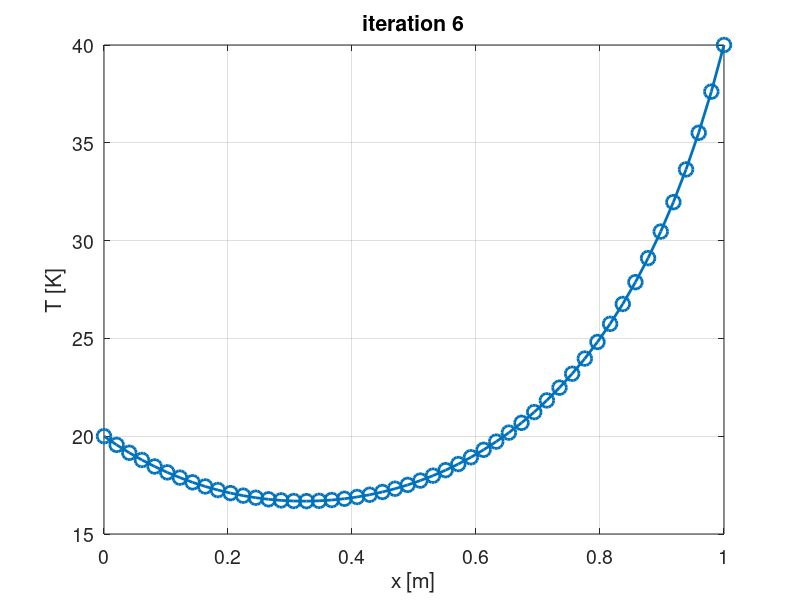
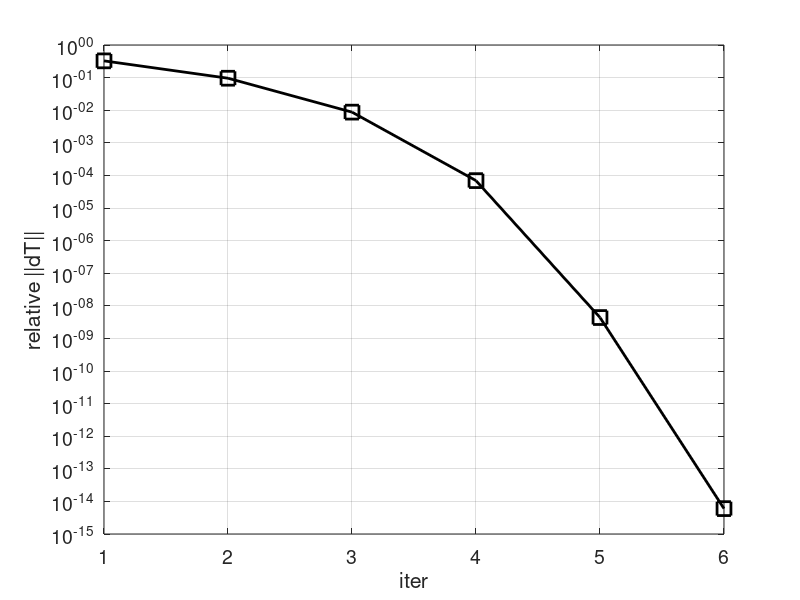

Write the MATLAB code that produced these figures, in order. (Note: this script raises an error after producing the figures.)
function Ex_nonlinearity

clear all
close all

set(0,'DefaultLineLineWidth',2);
set(0,'DefaultAxesFontSize',14);
set(0,'DefaultLineMarkerSize',10);

%%%%%%%%%%%%% Physical parameters
L = 1;
Ta = 20;
Tb = 40;
k = 400;

%%%%%%%%%%%%% Numerical parameters
n = 50;

%lin_method = 'Picard';   % choose Picard or Newton
 lin_method = 'Newton';   % choose Picard or Newton

tol = 1e-12;   % Tolerance
omega = 1;     % Relaxation coefficient

 T_guess = 30 * ones(n,1);   % initial guess
%T_guess =  0 * ones(n,1);   % initial guess

%%%%%%%%%%%%%% Grid generation
x0 = linspace(0,L,n);
x0 = x0(:);   % Make sure it's a column vector

dx=L/(n-1);
Dx=dx;

%%%%%%%%%%%%%%
fig_T  = figure('color','w'); hold on, box on, grid on, 
ylim([5 45]), xlabel('x [m]'), ylabel('T [K]'), title('iteration 0')
plot(x0,T_guess,'o-'), 

dT_rel = 1;
dT_rel_vec = [];
iter = 0;
while dT_rel>tol   % Loop until increment varies less than tolerance
    iter = iter + 1;
        
    %%%%%%%%%%%%%% Creating the matrix
    A = zeros(n,n);
    b = zeros(n,1);
            
    %--- Linearize the source term S = 4-5*T^3
    switch lin_method
        case 'Picard',   Sc = 4*ones(n,1);        Sl =  -5*T_guess.^2;
        case 'Newton',   Sc = 4 +10*T_guess.^3;   Sl = -15*T_guess.^2;
    end
    
    for i=2:n-1
        A(i,i-1) = -k/dx;
        A(i,i+1) = -k/dx;
        A(i,i)   = 2*k/dx -Sl(i)*Dx;
        b(i)     = Sc(i)*Dx;
    end
    
    %--- Boundary conditions
    A(1,1) = 1;
    b(1)   = Ta;
    A(n,n) = 1;
    b(n)   = Tb;
    
    %%%%%%%%%%%%%% Numerical solution
    T = A\b;
    
    dT_rel = sum(abs( T-T_guess )) / sum(abs( T ));
    dT_rel_vec(iter) = dT_rel;

    figure(fig_T), hold off, plot(x0,T,'o-'), hold on, grid on,
    xlabel('x [m]'), ylabel('T [K]'), title(['iteration ' num2str(iter)])
    drawnow 
    
    %--- Update the current solution, possibly with relaxation
    T_guess = omega*T + (1-omega)*T_guess;
end

res = sum(abs(A*T - b)) / sum(abs( diag(A).*T )),   % Final normalized residual

figure('color','w'); hold on, box on, grid on, 
xlabel('iter'), ylabel('relative ||dT||')
plot(1:iter, dT_rel_vec,'sk-'), set(gca,'yscale','log')
ylim([1e-15 1])

%%%%%%%%%%%%%% Compare with Matlab's bvp4c
% Rewrite the equation kT''+S(T)=0 as a 1st-order system 
% of 2 variables T1=T and T2=T':
% T1' = T2 
% T2' = T1'' = -S(T)/k
function dTdx = two_ode(x,T)   
    dTdx = [T(2);
            -(4-5*T(1)^3)/k];  
end
function res = two_bc(Tleft,Tright)
    res = [Tleft(1)-Ta; 
           Tright(1)-Tb];
end
solinit = bvpinit(x0, [30, 0]);
sol = bvp4c(@two_ode, @two_bc, solinit);
T_bvp4c = deval(sol,x0);

figure(fig_T), 
title(['T_a=' num2str(Ta), ', T_b=' num2str(Tb) ', k=' num2str(k) ', n=' num2str(n)])
plot(x0, T_bvp4c(1,:), 'r--')
legend('This FVM code','Matlab bvp4c', 'location','best')

diff_FVM_bvp4c = sum(abs( T-T_bvp4c(1,:)' ))/n,

end